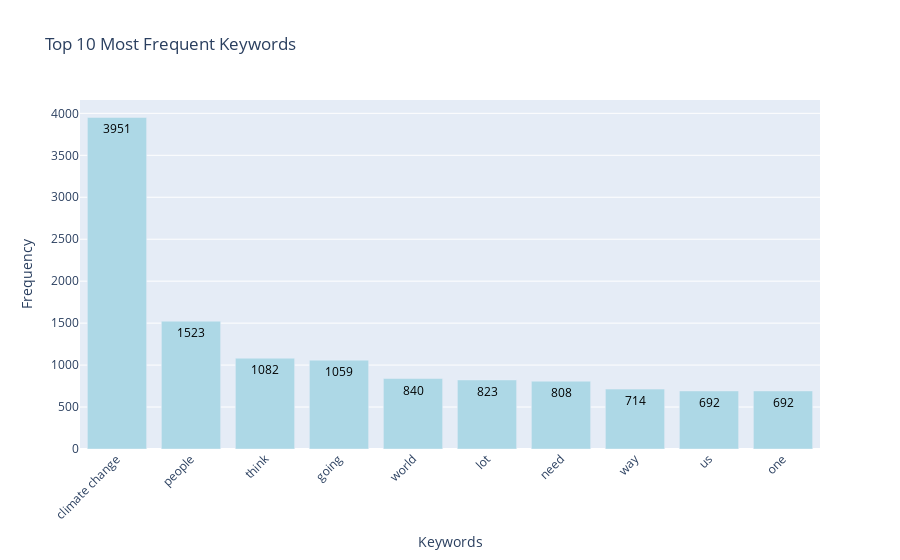

The notebook cell saved with this chart:
### Code cell
import itertools

all_keywords = list(itertools.chain.from_iterable(df['keywords']))

keyword_counts = Counter(all_keywords)

most_common_keywords = keyword_counts.most_common(10)
words, counts = zip(*most_common_keywords)

top_keywords_df = pd.DataFrame({
    'Keyword': words,
    'Frequency': counts
})

fig = go.Figure(data=[go.Bar(
    x=top_keywords_df['Keyword'],
    y=top_keywords_df['Frequency'],
    marker_color='lightblue',
    text=top_keywords_df['Frequency'],   
    textposition='inside',  
    textfont=dict(size=12, color='black')   
)])

fig.update_layout(
    title='Top 10 Most Frequent Keywords',
    xaxis_title='Keywords',
    yaxis_title='Frequency',
    xaxis_tickangle=-45  
)

# Show the plot
fig.show()

### Figure 1 — Plotly figure (JSON) as saved in the notebook; plotly's stock layout.template omitted (floating-point values rounded to 4 significant figures)
{"data": [{"marker": {"color": "lightblue"}, "text": [3951, 1523, 1082, 1059, 840, 823, 808, 714, 692, 692], "textfont": {"color": "black", "size": 12}, "textposition": "inside", "type": "bar", "x": ["climate change", "people", "think", "going", "world", "lot", "need", "way", "us", "one"], "y": [3951, 1523, 1082, 1059, 840, 823, 808, 714, 692, 692]}], "layout": {"title": {"text": "Top 10 Most Frequent Keywords"}, "xaxis": {"tickangle": -45, "title": {"text": "Keywords"}}, "yaxis": {"title": {"text": "Frequency"}}}}
